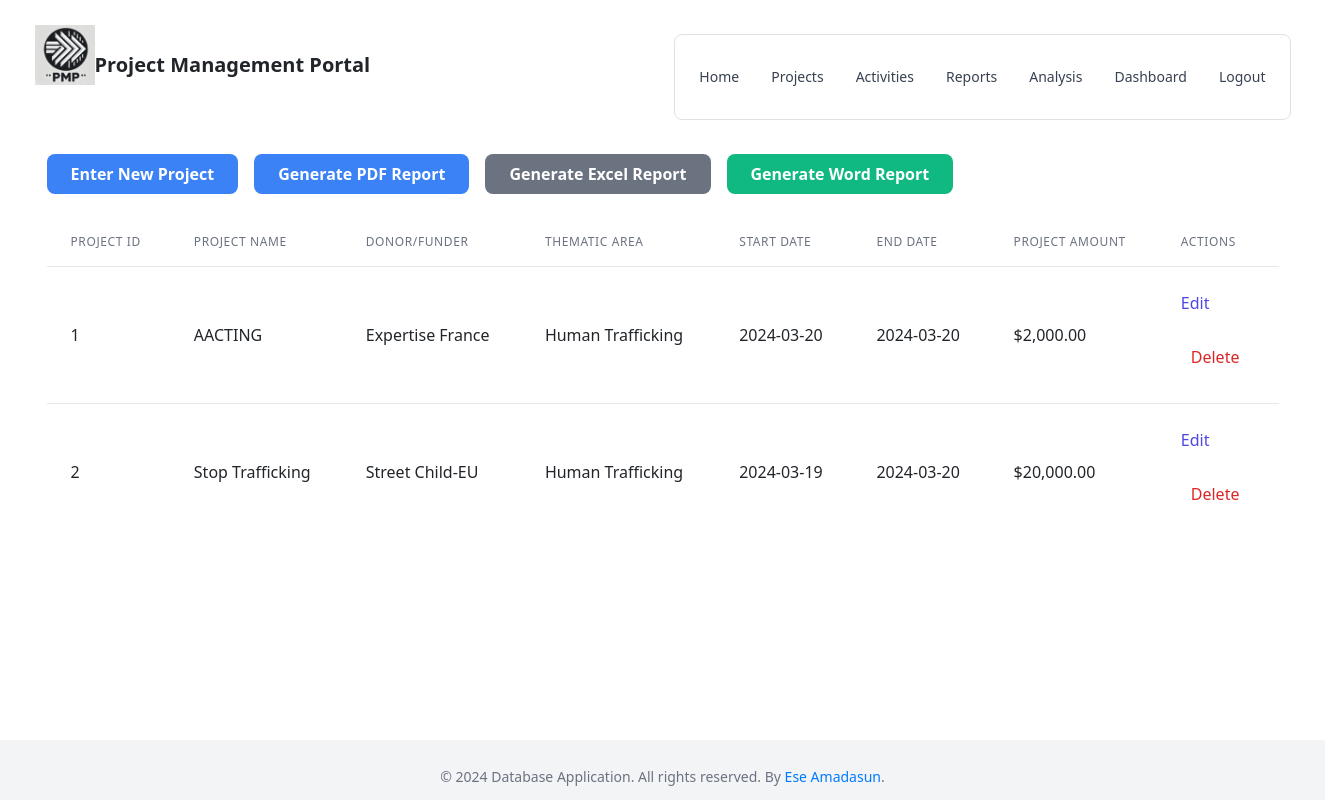
Before: /project (signed in) with the older database file.
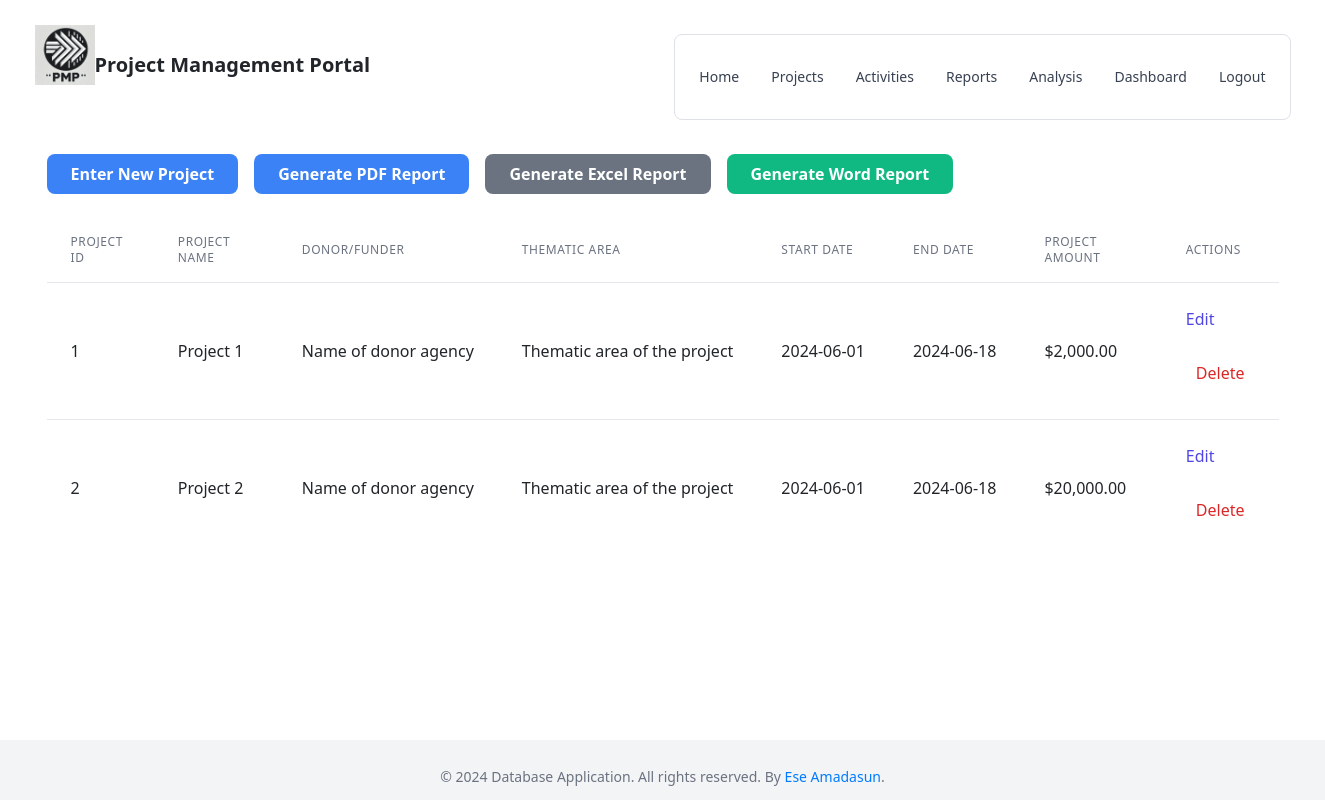
After: the same page with the newer database file.
### models.py (models this page shows)
class Project(db.Model):
    __tablename__ = 'project'
    id = db.Column(db.Integer, primary_key=True)
    name = db.Column(db.String(100), nullable=False)
    donor = db.Column(db.String(100))
    thematic_area = db.Column(db.String(100))
    start_date = db.Column(db.DateTime)
    end_date = db.Column(db.DateTime)
    project_amount = db.Column(db.Float)
    activities = db.relationship('Activity', backref='project', lazy=True)
    financial_reports = db.relationship('FinancialReport', backref='project', lazy=True)

### views.py (the view, shortened to what this page needs)
@main.route('/project', methods=['GET', 'POST'])
@login_required
def project():
    projects = Project.query.all()
    return render_template('project.html', projects=projects)

### app.py (called while the page is built)
def format_currency(value):
    if value is None or isinstance(value, str) and not value.isdigit():
        return 'N/A'
    try:
        return "${:,.2f}".format(float(value))
    except (ValueError, TypeError):
        return 'N/A'

@app.template_filter('date_format')
def date_format(value, format='%Y-%m-%d'):
    if value is None:
        return ""
    return value.strftime(format)

@login_manager.user_loader
def load_user(user_id):
    return User.query.get(int(user_id))

### templates/project.html (shortened to what this page needs)
{% extends 'base.html' %}
{% block content %}
<div class="flex space-x-4 mt-4">
    <a href="{{ url_for('main.create_project') }}" class="inline-block px-6 py-2 bg-blue-500 hover:bg-blue-700 text-white font-bold rounded-lg">Enter New Project</a>
    <a href="{{ url_for('main.generate_pdf_report') }}" class="inline-block px-6 py-2 bg-blue-500 hover:bg-blue-700 text-white font-bold rounded-lg">Generate PDF Report</a>
    <a href="{{ url_for('main.generate_excel_report') }}" class="inline-block px-6 py-2 bg-gray-500 hover:bg-gray-700 text-white font-bold rounded-lg">Generate Excel Report</a>
    <a href="{{ url_for('main.generate_word_report') }}" class="inline-block px-6 py-2 bg-green-500 hover:bg-green-700 text-white font-bold rounded-lg">Generate Word Report</a>
</div>
    <table class="min-w-full divide-y divide-gray-200 mt-4">
        <thead>
            <tr>
                <th class="px-6 py-3 text-left text-xs font-medium text-gray-500 uppercase tracking-wider">Project ID</th>
                <th class="px-6 py-3 text-left text-xs font-medium text-gray-500 uppercase tracking-wider">Project Name</th>
                <th class="px-6 py-3 text-left text-xs font-medium text-gray-500 uppercase tracking-wider">Donor/Funder</th>
                <th class="px-6 py-3 text-left text-xs font-medium text-gray-500 uppercase tracking-wider">Thematic Area</th>
                <th class="px-6 py-3 text-left text-xs font-medium text-gray-500 uppercase tracking-wider">Start Date</th>
                <th class="px-6 py-3 text-left text-xs font-medium text-gray-500 uppercase tracking-wider">End Date</th>
                <th class="px-6 py-3 text-left text-xs font-medium text-gray-500 uppercase tracking-wider">Project Amount</th>
                <th class="px-6 py-3 text-left text-xs font-medium text-gray-500 uppercase tracking-wider">Actions</th>
            </tr>
        </thead>
        <tbody class="bg-white divide-y divide-gray-200">
            {% for project in projects %}
            <tr>
                <td class="px-6 py-4 whitespace-nowrap">{{ project.id }}</td>
                <td class="px-6 py-4 whitespace-nowrap">{{ project.name }}</td>
                <td class="px-6 py-4 whitespace-nowrap">{{ project.donor }}</td>
                <td class="px-6 py-4 whitespace-nowrap">{{ project.thematic_area }}</td>
                <td class="px-6 py-4 whitespace-nowrap">{{ project.start_date | date_format }}</td>
                <td class="px-6 py-4 whitespace-nowrap">{{ project.end_date | date_format }}</td>
                <td class="px-6 py-4 whitespace-nowrap">{{ project.project_amount | format_currency }}</td>
                <td class="px-6 py-4 whitespace-nowrap">
                    <a href="{{ url_for('main.edit_project', project_id=project.id) }}" class="text-indigo-600 hover:text-indigo-900">Edit</a>
                    <form action="{{ url_for('main.delete_project', project_id=project.id) }}" method="post" onsubmit="return confirm('Are you sure you want to delete this project?');">
                        <button type="submit" class="text-red-600 hover:text-red-900">Delete</button>
                    </form>
                </td>
            </tr>
            {% endfor %}
        </tbody>
    </table>
{% endblock %}

### templates/base.html (shortened to what this page needs)
<!DOCTYPE html>
<html lang="en">
<head>
    <link href="static/css/output.css" rel="stylesheet">
    <link rel="stylesheet" href="/static/css/styles.css">
    <link href="https://stackpath.bootstrapcdn.com/bootstrap/5.1.3/css/bootstrap.min.css" rel="stylesheet">
    <link href="https://cdn.jsdelivr.net/npm/tailwindcss@2.1.2/dist/tailwind.min.css" rel="stylesheet">
</head>
<body class="flex flex-col min-h-screen">
    <header>
        <nav class="bg-white border-gray-200 px-2 sm:px-4 py-2.5 rounded dark:bg-gray-800 sticky top-0 z-50">
            <div class="container flex flex-wrap justify-between items-center mx-auto">
                <a class="flex items-center" href="#">
                    <img src="/static/images/pmp.jpeg" alt="Logo" class="logo_base">
                    <span class="self-center text-xl font-semibold whitespace-nowrap">Project Management Portal</span>
                </a>
                <div class="hidden w-full md:block md:w-auto" id="navbar-default">
                    <ul class="flex flex-col p-4 mt-4 bg-gray-50 rounded-lg border border-gray-100 md:flex-row md:space-x-8 md:mt-0 md:text-sm md:font-medium md:border-0 md:bg-white">
                        <li><a href="{{ url_for('main.login') }}" class="block py-2 pr-4 pl-3 text-gray-700 rounded md:bg-transparent md:p-0" aria-current="page">Home</a></li>
                        <li class="dropdown relative">
                            <a href="#" class="dropdown-button block py-2 pr-4 pl-3 text-gray-700 rounded md:bg-transparent md:p-0 cursor-pointer">Projects</a>
                        </li>
                        <li class="dropdown relative">
                            <a href="#" class="dropdown-button block py-2 pr-4 pl-3 text-gray-700 rounded md:bg-transparent md:p-0 cursor-pointer">Activities</a>
                        </li>
                        <li class="dropdown relative">
                            <a href="#" class="dropdown-button block py-2 pr-4 pl-3 text-gray-700 rounded md:bg-transparent md:p-0 cursor-pointer">Reports</a>
                        </li>
                        <li><a href="{{ url_for('main.analysis') }}" class="block py-2 pr-4 pl-3 text-gray-700 rounded md:bg-transparent md:p-0">Analysis</a></li>
                        <li><a href="{{ url_for('main.dashboard') }}" class="block py-2 pr-4 pl-3 text-gray-700 rounded md:bg-transparent md:p-0">Dashboard</a></li>
                        <li><a href="{{ url_for('main.logout') }}" class="block py-2 pr-4 pl-3 text-gray-700 rounded md:bg-transparent md:p-0">Logout</a></li>
                    </ul>
                </div>
            </div>
        </nav>
    </header>
    <main class="flex-grow container mx-auto px-4 sm:px-6 lg:px-8 main-content">
        {% block content %}
        {% endblock %}
    </main>
    <footer class="sticky-footer bg-gray-100 mt-auto">
        <div class="container mx-auto px-4 sm:px-6 lg:px-8 py-4 text-center">
            <span class="text-sm text-gray-500">&copy; 2024 Database Application. All rights reserved. By <a href="mailto:amadasunese@gmail.com" style="color: #007bff;">Ese Amadasun</a>.</span>
        </div>
    </footer>
</body>
</html>

### static/css/styles.css (style rules this page uses)
body { font-family: Arial, sans-serif; }
button { background-color: #007bff; color: white; padding: 10px 15px; border: none; border-radius: 4px; cursor: pointer; margin-right: 10px; font-size: 1rem; }
body { margin: 0; font-family: 'Arial', sans-serif; background-color: #f5f5f5; }
img { max-width: 100%; height: auto; margin-bottom: 20px; }
form { margin-top: 20px; }
form button { background-color: #4caf50; color: #fff; border: none; padding: 10px; cursor: pointer; }
.sticky-footer { height: 60px; }
.main-content { padding-bottom: 60px; }

### templates/base.html (style rules this page uses)
.sticky-footer { height: 60px; }
.main-content { padding-bottom: 60px; }
.logo_base { width: 60px; max-width: 200px; height: auto; }

Changed rows visible on the page:
changed Project id 1: name "AACTING" → "Project 1"; donor "Expertise France" → "Name of donor agency"; thematic_area "Human Trafficking" → "Thematic area of the project"; start_date "2024-03-20" → "2024-06-01"; end_date "2024-03-20" → "2024-06-18"
changed Project id 2: name "Stop Trafficking" → "Project 2"; donor "Street Child-EU" → "Name of donor agency"; thematic_area "Human Trafficking" → "Thematic area of the project"; start_date "2024-03-19" → "2024-06-01"; end_date "2024-03-20" → "2024-06-18"
